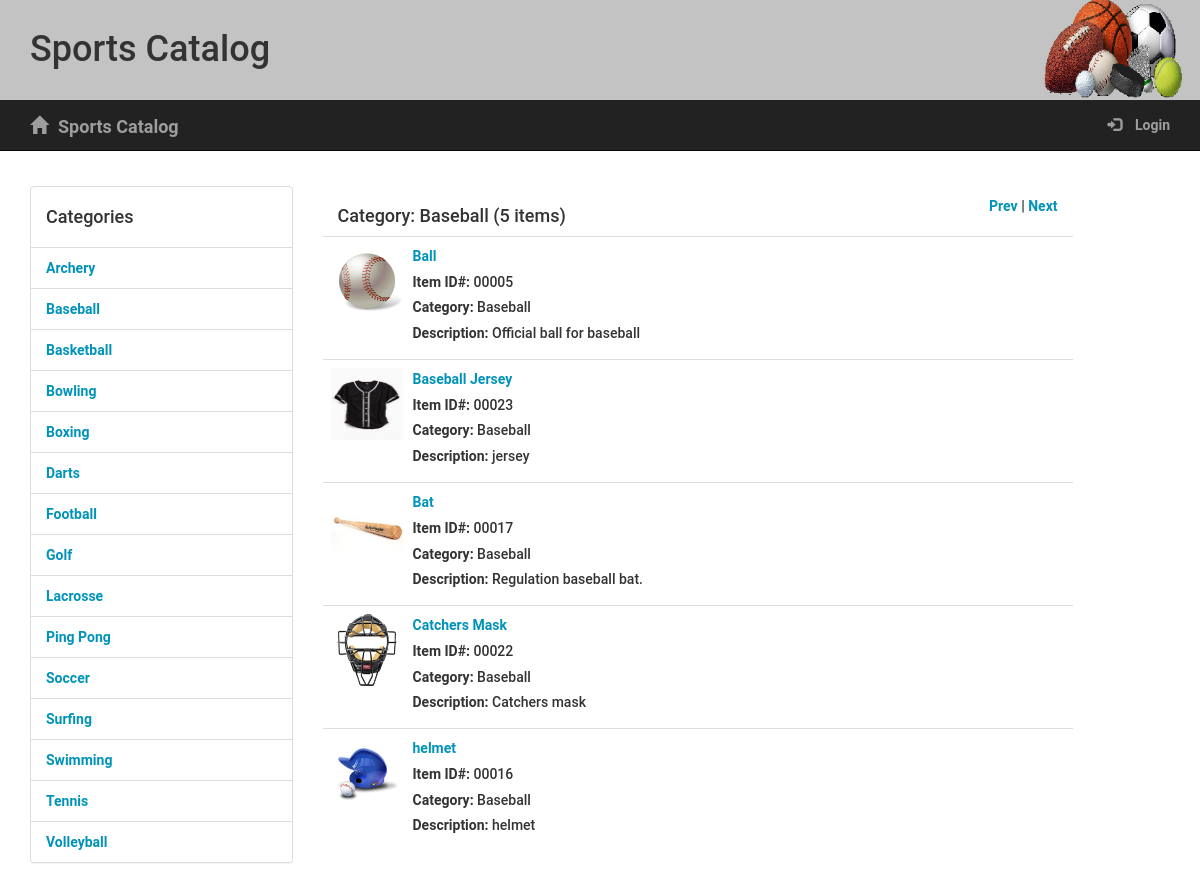
Page /catalog/Baseball/items/ on the committed database.
### models.py (models this page shows, shortened)
class Category(Base):
    __tablename__ = 'category'
    name = Column(String(250), nullable=False, unique=True)
    id = Column(Integer, primary_key=True)
    user_id = Column(Integer, nullable=False)

class CatalogItem(Base):
    __tablename__ = 'catalogitem'
    __table_args__ = (
        Index('itemIndex', 'name', 'category_id', unique=True),
    )
    id = Column(Integer, primary_key=True)
    name = Column(String(250), nullable=False)
    desc = Column(String(250), nullable=False)
    image = Column(String(250), nullable=False)
    category_id = Column(ForeignKey('category.id'))
    category = relationship(Category, backref='items') # backref added for JSON endpoint
    user_id = Column(Integer, nullable=False)

### app.py (the view)
@app.route('/catalog/<string:name>/items/')
def showCategoryItems(name):
    category = session.query(Category).filter_by(name=name).one()
    items = session.query(
        CatalogItem).filter_by(category_id=category.id).order_by(
            asc(CatalogItem.name)).all()
    itemcount = session.query(
        CatalogItem).filter_by(category_id=category.id).count()
    if itemcount == 1:
        itemtitle = "%s (%s item)" % (category.name, str(itemcount))
    else:
        itemtitle = "%s (%s items)" % (category.name, str(itemcount))
    categories = session.query(
        Category).order_by(asc(Category.name)).all()
    cat = []
    for x, c in enumerate(categories):
        cat.append(c.name)
        if name == cat[x]:
            curIndex = x
    if curIndex == 0:
        prevCat = cat[len(cat)-1]
    else:
        prevCat = cat[curIndex-1]
    if curIndex == len(cat)-1:
        nextCat = cat[0]
    else:
        nextCat = cat[curIndex+1]
    return render_template('categories.html', category=category,
                           categories=categories, items=items,
                           itemtitle=itemtitle, displayRecent=False,
                           prevCat=prevCat, nextCat=nextCat)

### templates/categories.html (shortened to what this page needs)
{% extends "main.html" %}
{% block content %}
	<div class="row padding-top padding-bottom"></div>
	<div class="row grid-divider">
		<div class="col-sm-3">
			<div class="col-padding">
				<div class="panel-group">
					<div class="panel panel-default">
						<div class="list-group">
							<div class="panel-heading catheading"><h4>Categories</h4></div>
							{% for category in categories %}
								<div class="list-group-item"><a href="{{url_for('showCategoryItems', name=category.name)}}">{{category.name}}</a></div>
							{% endfor %}
						</div>
					</div>
				</div>
			</div>
		</div>
		<div class="col-sm-8 ">
			{% if displayRecent %}
				<div class="panel-heading "><h4>Items Recently Added</h4></div>
			{%else%}
				<div class="panel-heading"><h4 class="pull-left">Category: {{itemtitle}}</h4>
					<div class="pull-right">
						<div class="col-sm-1"></div>
						<div class="pull-right">
							<a href="{{url_for('showCategoryItems', name=prevCat)}}">Prev</a> | <a href="{{url_for('showCategoryItems', name=nextCat)}}">Next</a>
						</div>
					</div>
				</div>
			{% endif %}
			<table class="table table-hover">
				<tbody>
					{% if displayRecent %}
						{% for item in items %}
							<tr>
								<td class="col-sm-8 col-md-6">
										<div class="media-left">
											<img class="media-object" src="{{ url_for('send_image', filename=item[0].image) }}" style="width: 72px; height: 72px;">
										</div>
										<div class="media-body">
											<h4 class="media-heading"><a href= "{{url_for('showItem', category_name=item[1], item_name=item[0].name)}}">{{item[0].name}}</a></h4>
											<h5><span>Item ID#: </span>{{'{:0>5d}'.format(item[0].id)}}</h5>
											<h5><span>Category: </span>{{item[1]}}</h5>
											<h5><span>Description: </span>{{item[0].desc}}</h5>
										</div>
									</div>
								</td>
							</tr>
						{% endfor %}
					{%else%}
						{% for item in items %}
							<tr>
								<td class="col-sm-8 col-md-6">
									<div class="media-left">
										<img class="media-object" src="{{ url_for('send_image', filename=item.image) }}" style="width: 72px; height: 72px;">
									</div>
									<div class="media-body">
										<h4 class="media-heading"><a href= "{{url_for('showItem', category_name=category.name, item_name=item.name)}}">{{item.name}}</a></h4>
										<h5><span>Item ID#: </span>{{'{:0>5d}'.format(item.id)}}</h5>
										<h5><span>Category: </span>{{category.name}}</h5>
										<h5><span>Description: </span>{{item.desc}}</h5>
									</div>
								</td>
							</tr>
						{% endfor %}
					{% endif %}
				</tbody>
			</table>
		</div>
	</div>
{% endblock %}

### templates/main.html (shortened to what this page needs)
<!DOCTYPE html>
<html lang="en">
	<head>
		<link rel="stylesheet" href="https://maxcdn.bootstrapcdn.com/bootstrap/3.3.7/css/bootstrap.min.css">
		<link rel=stylesheet type=text/css href="{{ url_for('static', filename='styles.css') }}">
	</head>
	<body>
		{% include "header.html" %}
		<div class="container">
			{% block content %}
			{% endblock %}
		</div>
	</body>
</html>

### templates/header.html (shortened to what this page needs)
	<div class="container-fluid">
			<div class="row banner main">
				<h1>Sports Catalog</h1>
			</div>
	</div>
	<nav class="navbar navbar-inverse navbar-static-top">
		<div class="container-fluid">
			<div class="container">
			<div class="navbar-header">
				<a class="navbar-brand" href="{{url_for('showCategories')}}"><span class="glyphicon glyphicon-home"></span>Sports Catalog</a>
			</div>
			<ul class="nav navbar-nav navbar-right">
				{%if 'username' not in session %}
					<li><a href="{{url_for('showLogin')}}"><span class="glyphicon glyphicon-log-in"></span> Login</a></li>
				{% else %}
					<li><a href="{{url_for('disconnect')}}"><span class="glyphicon glyphicon-log-out"></span> Logout</a></li>
				{% endif %}
			</ul>
		</div>
		</div>
	</nav>
	<div class="container-fluid">
		<div class="row divider">
			<div class="col-md-12"></div>
		</div>
	</div>

### static/styles.css (style rules this page uses)
* { font-family: "Helvetica Neue Bold", Roboto, Helvetica, Arial, sans-serif; font-weight: 700; }
.navbar { margin-bottom: 0; }
a { font-size: 14px; color: #0093B9; line-height: 17px; }
.padding-top { padding-top: 10px; }
.padding-bottom { padding-bottom: 10px; }
.glyphicon { margin-right: 10px; }
.divider { height: 15px; }
.banner.main { height: 100px; background: url("/static/top-banner.png"); background-position: right; background-repeat: no-repeat; background-size: cover; }
.banner h1 { margin: 30px 30px; }

### rows in the picture
Category: name "Archery"
Category: name "Baseball"
Category: name "Basketball"
Category: name "Bowling"
Category: name "Boxing"
Category: name "Darts"
Category: name "Football"
Category: name "Golf"
Category: name "Lacrosse"
Category: name "Ping Pong"
Category: name "Soccer"
Category: name "Surfing"
Category: name "Swimming"
Category: name "Tennis"
Category: name "Volleyball"
CatalogItem: image (picture), name "Ball", id "00005", desc "Official ball for baseball"
CatalogItem: image (picture), name "Baseball Jersey", id "00023", desc "jersey"
CatalogItem: image (picture), name "Bat", id "00017", desc "Regulation baseball bat."
CatalogItem: image (picture), name "Catchers Mask", id "00022", desc "Catchers mask"
CatalogItem: image (picture), name "helmet", id "00016", desc "helmet"

### other values in the picture
{{ itemtitle }} "Baseball (5 items)"
